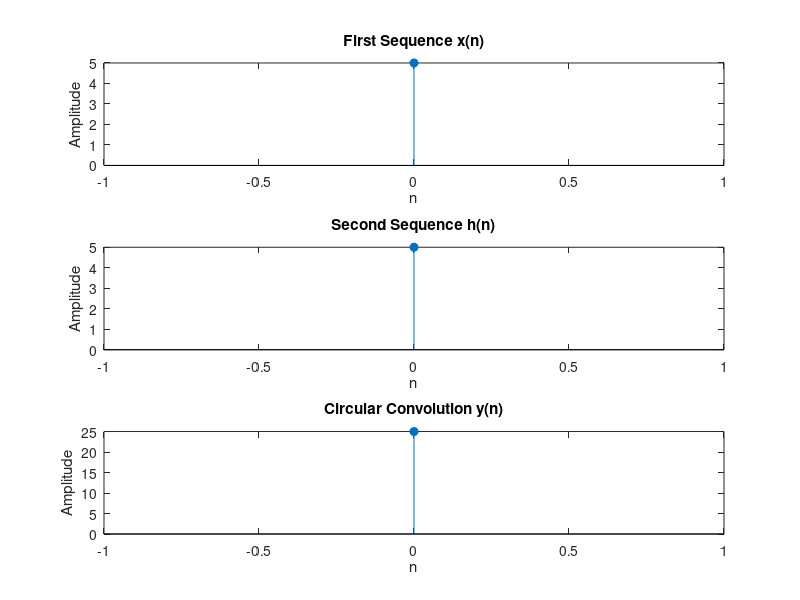

The MATLAB script that drew this image:
% Circular Convolution using Matrix Multiplication Method

% User-defined sequences
x = input('Enter the first sequence x(n): ');
h = input('Enter the second sequence h(n): ');

% Length of the sequences
N1 = length(x);
N2 = length(h);

% Make both sequences of equal length by zero-padding
N = max(N1, N2);
x = [x, zeros(1, N - N1)];
h = [h, zeros(1, N - N2)];

% Circular Convolution Matrix for h
H = zeros(N, N);
for i = 1:N
    H(:,i) = circshift(h', i-1);
end

% Circular Convolution using Matrix Multiplication
y = (H * x')';

% Plot the sequences
n = 0:N-1;

subplot(3,1,1);
stem(n, x, 'filled');
title('First Sequence x(n)');
xlabel('n');
ylabel('Amplitude');

subplot(3,1,2);
stem(n, h, 'filled');
title('Second Sequence h(n)');
xlabel('n');
ylabel('Amplitude');

subplot(3,1,3);
stem(n, y, 'filled');
title('Circular Convolution y(n)');
xlabel('n');
ylabel('Amplitude');

% Display the result
disp('Circular convolution result y(n):');
disp(y);
